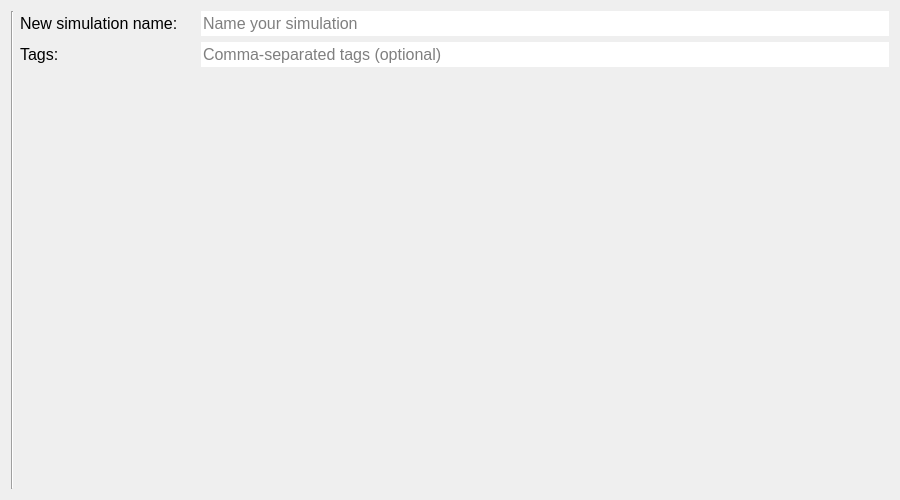
<?xml version="1.0" encoding="UTF-8"?>
<ui version="4.0">
 <class>Form</class>
 <widget class="QWidget" name="Form">
  <property name="windowModality">
   <enum>Qt::NonModal</enum>
  </property>
  <property name="geometry">
   <rect>
    <x>0</x>
    <y>0</y>
    <width>900</width>
    <height>500</height>
   </rect>
  </property>
  <property name="sizePolicy">
   <sizepolicy hsizetype="Preferred" vsizetype="Minimum">
    <horstretch>0</horstretch>
    <verstretch>0</verstretch>
   </sizepolicy>
  </property>
  <property name="minimumSize">
   <size>
    <width>720</width>
    <height>0</height>
   </size>
  </property>
  <property name="font">
   <font>
    <family>Segoe UI</family>
   </font>
  </property>
  <property name="windowTitle">
   <string>Form</string>
  </property>
  <property name="autoFillBackground">
   <bool>true</bool>
  </property>
  <layout class="QGridLayout" name="gridLayout">
   <item row="3" column="2" colspan="2">
    <spacer name="horizontalSpacer">
     <property name="orientation">
      <enum>Qt::Horizontal</enum>
     </property>
     <property name="sizeHint" stdset="0">
      <size>
       <width>40</width>
       <height>20</height>
      </size>
     </property>
    </spacer>
   </item>
   <item row="0" column="0" rowspan="4">
    <layout class="QVBoxLayout" name="wizard_steps_layout">
     <property name="leftMargin">
      <number>0</number>
     </property>
     <property name="rightMargin">
      <number>0</number>
     </property>
     <property name="bottomMargin">
      <number>0</number>
     </property>
    </layout>
   </item>
   <item row="0" column="3">
    <widget class="QLineEdit" name="le_sim_name">
     <property name="sizePolicy">
      <sizepolicy hsizetype="Expanding" vsizetype="Preferred">
       <horstretch>0</horstretch>
       <verstretch>0</verstretch>
      </sizepolicy>
     </property>
     <property name="minimumSize">
      <size>
       <width>0</width>
       <height>25</height>
      </size>
     </property>
     <property name="maximumSize">
      <size>
       <width>16777215</width>
       <height>16777215</height>
      </size>
     </property>
     <property name="font">
      <font>
       <family>Segoe UI</family>
       <pointsize>12</pointsize>
      </font>
     </property>
     <property name="autoFillBackground">
      <bool>false</bool>
     </property>
     <property name="styleSheet">
      <string notr="true">QLineEdit {background-color: white;}</string>
     </property>
     <property name="maxLength">
      <number>80</number>
     </property>
     <property name="frame">
      <bool>false</bool>
     </property>
     <property name="placeholderText">
      <string>Name your simulation</string>
     </property>
    </widget>
   </item>
   <item row="0" column="1" rowspan="4">
    <widget class="Line" name="line">
     <property name="sizePolicy">
      <sizepolicy hsizetype="Fixed" vsizetype="Expanding">
       <horstretch>0</horstretch>
       <verstretch>0</verstretch>
      </sizepolicy>
     </property>
     <property name="orientation">
      <enum>Qt::Vertical</enum>
     </property>
    </widget>
   </item>
   <item row="2" column="2">
    <spacer name="verticalSpacer">
     <property name="orientation">
      <enum>Qt::Vertical</enum>
     </property>
     <property name="sizeHint" stdset="0">
      <size>
       <width>20</width>
       <height>40</height>
      </size>
     </property>
    </spacer>
   </item>
   <item row="1" column="3">
    <widget class="QLineEdit" name="le_tags">
     <property name="sizePolicy">
      <sizepolicy hsizetype="Expanding" vsizetype="Preferred">
       <horstretch>0</horstretch>
       <verstretch>0</verstretch>
      </sizepolicy>
     </property>
     <property name="minimumSize">
      <size>
       <width>0</width>
       <height>25</height>
      </size>
     </property>
     <property name="maximumSize">
      <size>
       <width>16777215</width>
       <height>16777215</height>
      </size>
     </property>
     <property name="font">
      <font>
       <family>Segoe UI</family>
       <pointsize>12</pointsize>
      </font>
     </property>
     <property name="styleSheet">
      <string notr="true">QLineEdit {background-color: white;}</string>
     </property>
     <property name="frame">
      <bool>false</bool>
     </property>
     <property name="placeholderText">
      <string>Comma-separated tags (optional)</string>
     </property>
    </widget>
   </item>
   <item row="1" column="2">
    <widget class="QLabel" name="label_2">
     <property name="minimumSize">
      <size>
       <width>175</width>
       <height>25</height>
      </size>
     </property>
     <property name="maximumSize">
      <size>
       <width>16777215</width>
       <height>16777215</height>
      </size>
     </property>
     <property name="font">
      <font>
       <family>Segoe UI</family>
       <pointsize>12</pointsize>
      </font>
     </property>
     <property name="text">
      <string>Tags:</string>
     </property>
    </widget>
   </item>
   <item row="0" column="2">
    <widget class="QLabel" name="label">
     <property name="sizePolicy">
      <sizepolicy hsizetype="Preferred" vsizetype="Preferred">
       <horstretch>0</horstretch>
       <verstretch>0</verstretch>
      </sizepolicy>
     </property>
     <property name="minimumSize">
      <size>
       <width>175</width>
       <height>25</height>
      </size>
     </property>
     <property name="maximumSize">
      <size>
       <width>16777215</width>
       <height>16777215</height>
      </size>
     </property>
     <property name="font">
      <font>
       <family>Segoe UI</family>
       <pointsize>12</pointsize>
      </font>
     </property>
     <property name="text">
      <string>New simulation name:</string>
     </property>
    </widget>
   </item>
  </layout>
 </widget>
 <resources/>
 <connections/>
</ui>
